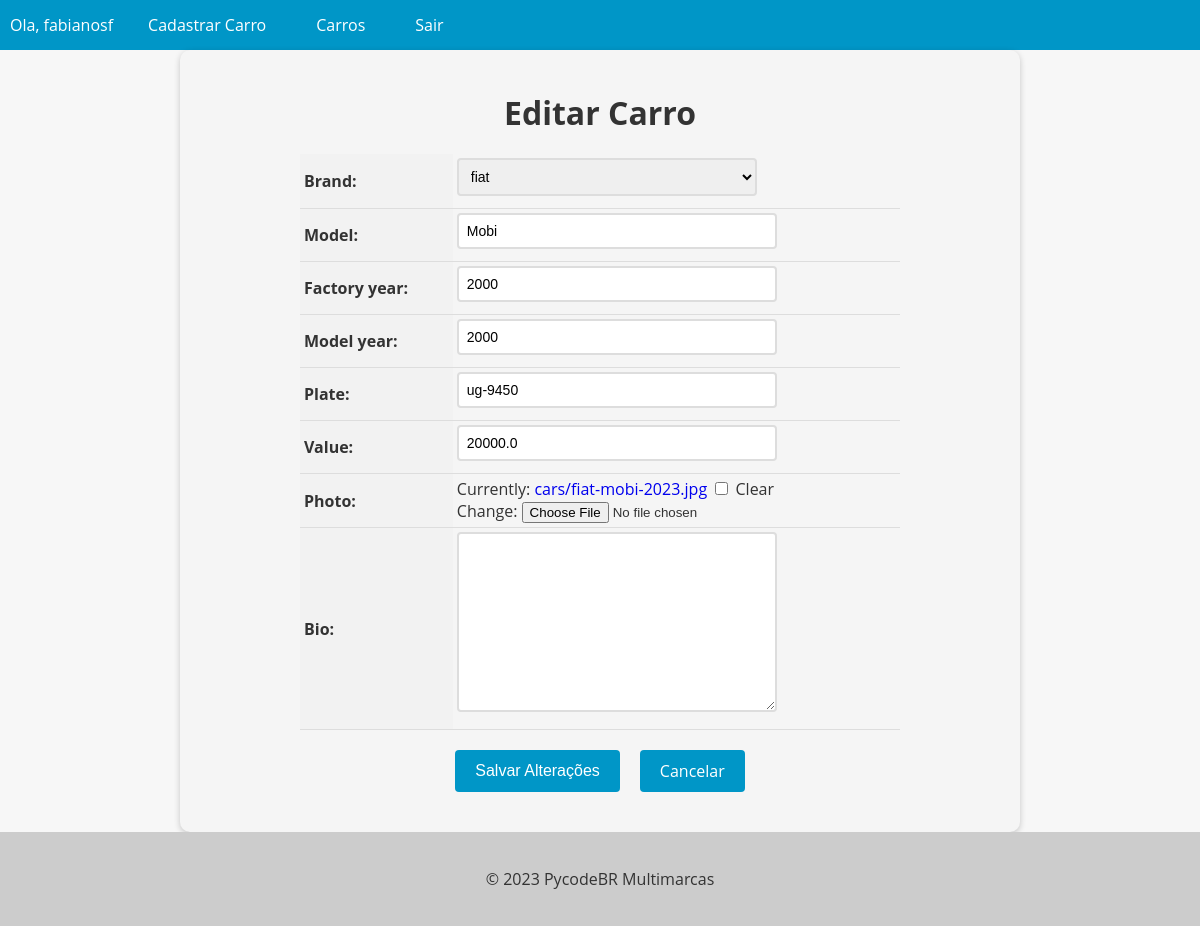
Page /car/1/update (signed in) on the committed database.
### cars/models.py (models this page shows, shortened)
class Car(models.Model):
    id = models.AutoField(primary_key=True)
    brand = models.ForeignKey(Brand, on_delete=models.PROTECT, related_name="cars_brand")
    model = models.CharField(max_length=200)
    factory_year = models.IntegerField(blank=True, null=True)
    model_year = models.IntegerField(blank=True, null=True)
    plate = models.CharField(max_length=10, blank=True, null=True)
    value = models.FloatField(blank=True, null=True)
    photo = models.ImageField(upload_to='cars/', blank=True, null=True)
    bio = models.TextField(blank=True, null=True)

class Brand(models.Model):
    id = models.AutoField(primary_key=True)
    name = models.CharField(max_length=200)
    def __str__(self):
        return self.name

### cars/views.py (the view, shortened to what this page needs)
# urls.py: path('car/<int:pk>/update', CarUpdateView.as_view(), name='car_update'), # CBV(update do carro)
@method_decorator(login_required, name='dispatch')
class CarUpdateView(UpdateView):
    model = Car
    form_class = CarModelForm
    template_name = 'car/car_update.html'

### cars/forms.py (shortened to what this page needs)
class CarModelForm(forms.ModelForm):
    class Meta:
        model = Car
        fields = '__all__'

### cars/templates/car/car_update.html (shortened to what this page needs)
{% extends "base.html" %}
{% block content %}
  <form method="post" enctype="multipart/form-data">
    <h1>Editar Carro</h1>
    <table>
      {{ form.as_table }}
    </table>
    <div>
      <div class="buttons-container">
        <input type="submit" value="Salvar Alterações" class="btn btn-primary">
        <a href="{% url 'cars_request' %}" class="btn btn-secondary">Cancelar</a>
      </div>
    </div>
  </form>
{% endblock %}

### project/templates/base.html (shortened to what this page needs)
<!DOCTYPE html>
<html lang="en">
  <head>
  </head>
  <body>
    <header>
      <nav>
        <ul>
          {% if user.is_authenticated %}
            <li>Ola, {{user.username}}</li>
            <li><a href="{% url 'new_car' %}">Cadastrar Carro</a></li>
          {% endif %}
          <li><a href="{% url 'cars_request' %}">Carros</a></li>
          {% if user.is_authenticated %}
            <li><a href="{% url 'logout' %}">Sair</a></li>
          {% endif %}
        </ul>
      </nav>
    </header>
    <main>
      {% block content %} {% endblock %}
    </main>
    <footer>
      <p>&copy; 2023 PycodeBR Multimarcas</p>
    </footer>
  </body>
</html>

### project/templates/base.html (style rules this page uses)
body { font-family: "Open Sans", sans-serif; background-color: #f7f7f7; color: #333; margin: 0; padding: 0; }
header { background-color: #0096c7; color: #fff; text-align: center; }
footer { background-color: #ccc; color: #333; padding: 20px; text-align: center; }
nav { background-color: #0096c7; color: #fff; height: 50px; display: flex; justify-content: space-between; align-items: center; }
nav ul { list-style: none; margin: 0; padding: 0; display: flex; }
nav ul li { margin: 0 10px; }
nav ul li a { color: #fff; text-decoration: none; font-size: 16px; padding: 15px; transition: all 0.3s ease; }

### cars/templates/car/car_update.html (style rules this page uses)
form { max-width: 800px; margin: 0 auto; padding: 20px; background-color: #f5f5f5; border-radius: 10px; box-shadow: 0 2px 6px rgba(0, 0, 0, 0.2); }
form h1 { font-size: 2rem; margin-bottom: 20px; text-align: center; }
table { margin: 0 auto; border-collapse: collapse; width: 100%; max-width: 600px; }
th, td { padding: 4px; text-align: left; border-bottom: 1px solid #ddd; }
th { background-color: #f2f2f2; }
input[type="text"], input[type="number"], select, textarea { padding: 8px; font-size: 14px; border: 2px solid #ddd; border-radius: 4px; width: 100%; max-width: 300px; margin-bottom: 8px; transition: border-bottom-color 0.3s ease-in-out; }
.btn { background-color: #0096c7; color: #fff; border: none; padding: 10px 20px; font-size: 16px; border-radius: 4px; cursor: pointer; transition: background-color 0.3s ease-in-out; }
.buttons-container { display: flex; justify-content: center; margin-top: 20px; margin-bottom: 20px; }
.btn { display: inline-block; background-color: #0096c7; color: #fff; border: none; padding: 10px 20px; font-size: 16px; border-radius: 4px; cursor: pointer; transition: background-color 0.3s ease-in-out; margin: 0 10px; }
a { text-decoration: none !important; }

### rows in the picture
Car: brand "fiat", model "Mobi", factory_year "2000", model_year "2000", plate "ug-9450", value "20000.0"

### other values in the picture
{{ user.username }} "fabianosf"
